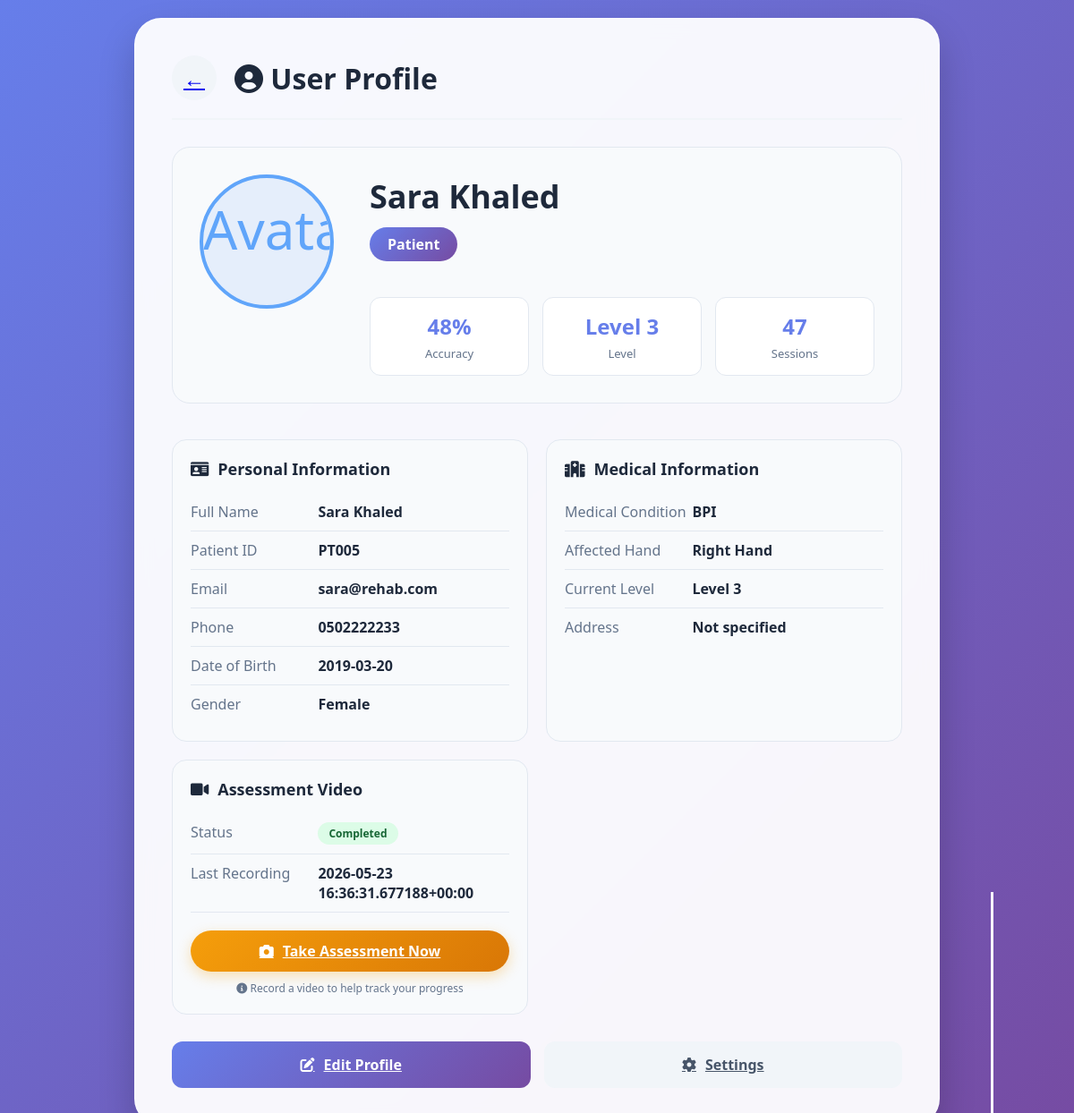
The page /profile/ (signed in) on the database its author committed.
### api/models.py (models this page shows, shortened)
class Users(models.Model):
    id = models.AutoField(primary_key=True)
    name = models.CharField(max_length=100)
    email = models.CharField(unique=True, max_length=100)
    password = models.CharField(max_length=255)
    role = models.CharField(max_length=10)
    phone = models.CharField(max_length=20)
    avatar = models.CharField(max_length=255)
    is_active = models.IntegerField(blank=True, null=True)
    last_login = models.TextField(blank=True, null=True)
    created_at = models.TextField(blank=True, null=True)
    updated_at = models.TextField(blank=True, null=True)
    class Meta:
        managed = False
        db_table = 'users'

class Patients(models.Model):
    user = models.OneToOneField(Users, models.DO_NOTHING)
    patient_id = models.TextField(unique=True)
    date_of_birth = models.TextField()
    gender = models.TextField()
    medical_condition = models.TextField()
    therapy_type = models.TextField()
    current_level = models.IntegerField(blank=True, null=True)
    assigned_doctor_id = models.IntegerField(blank=True, null=True)
    emergency_contact_name = models.TextField(blank=True, null=True)
    emergency_contact_phone = models.TextField(blank=True, null=True)
    address = models.TextField(blank=True, null=True)
    city = models.TextField(blank=True, null=True)
    country = models.TextField(blank=True, null=True)
    shoulder_strength = models.IntegerField(blank=True, null=True)
    shoulder_external_strength = models.IntegerField(blank=True, null=True)
    elbow_strength = models.IntegerField(blank=True, null=True)
    grip_strength = models.IntegerField(blank=True, null=True)
    affected_hand = models.TextField()
    photo_url = models.TextField(blank=True, null=True)
    has_assessment_video = models.IntegerField(blank=True, null=True, default=0)
    assessment_date = models.TextField(blank=True, null=True)
    class Meta:
        managed = False
        db_table = 'patients'

### api/views.py (the view)
# urls.py: path('profile/', views.profile, name='profile'),
def profile(request):
    user_id = request.session.get('user_id')
    if not user_id:
        return redirect('/gamer-login/')
    try:
        user = Users.objects.get(id=user_id)
    except Users.DoesNotExist:
        return redirect('/gamer-login/')
    context = {'user': user, 'role': user.role}
    if user.role == 'doctor':
        try:
            doctor = Doctors.objects.get(user=user)
        except Doctors.DoesNotExist:
            doctor = None
        patient_count = Patients.objects.filter(
            assigned_doctor_id=user.id
        ).count()
        total_sessions = GameSessions.objects.filter(
            patient__assigned_doctor_id=user.id
        ).count()
        context.update({
            'doctor': doctor,
            'patient_count': patient_count,
            'total_sessions': total_sessions,
        })
    else:
        try:
            patient = Patients.objects.get(user=user)
        except Patients.DoesNotExist:
            patient = None
        from django.db.models import Avg, Count
        stats = GameSessions.objects.filter(
            patient__user=user
        ).aggregate(
            avg_accuracy=Avg('accuracy'),
            total_sessions=Count('id'),
        )
        avg_accuracy = stats['avg_accuracy']
        accuracy_display = (
            f"{round(avg_accuracy)}%" if avg_accuracy is not None else "0%"
        )
        context.update({
            'patient': patient,
            'accuracy_display': accuracy_display,
            'total_sessions': stats['total_sessions'] or 0,
        })
    return render(request, 'profile.html', context)

### templates/profile.html (shortened to what this page needs)
{% load static %}
<!DOCTYPE html>
<html lang="en">
<head>
    <link rel="stylesheet" href="https://cdnjs.cloudflare.com/ajax/libs/font-awesome/6.0.0-beta3/css/all.min.css">
    <link rel="stylesheet" href="{% static 'css/style.css' %}">
</head>
<body>
    <div class="profile-container">
        <div class="profile-header">
            {% if role == 'doctor' %}
                <a class="back-btn" href="{% url 'doctor_dashboard' %}">←</a>
            {% else %}
                <a class="back-btn" href="{% url 'patient_dashboard' %}">←</a>
            {% endif %}
            <h2><i class="fas fa-user-circle"></i> User Profile</h2>
        </div>
        <div class="profile-card">
            <div class="profile-avatar-large">
                {% if user.avatar and user.avatar != 'default-avatar.png' %}
                    <img src="{{ user.avatar }}" alt="Avatar">
                {% else %}
                    <i class="fas fa-user-circle"></i>
                {% endif %}
            </div>
            <div class="profile-info">
                <div class="profile-name">{{ user.name }}</div>
                <div class="profile-role">{{ role|capfirst }}</div>
                <div class="profile-stats">
                    {% if role == 'doctor' %}
                        <div class="stat-box">
                            <div class="stat-value">{{ patient_count }}</div>
                            <div class="stat-label">Patients</div>
                        </div>
                        <div class="stat-box">
                            <div class="stat-value">{% if doctor.experience %}{{ doctor.experience }} yrs{% else %}—{% endif %}</div>
                            <div class="stat-label">Experience</div>
                        </div>
                        <div class="stat-box">
                            <div class="stat-value">{{ total_sessions }}</div>
                            <div class="stat-label">Sessions</div>
                        </div>
                    {% else %}
                        <div class="stat-box">
                            <div class="stat-value">{{ accuracy_display }}</div>
                            <div class="stat-label">Accuracy</div>
                        </div>
                        <div class="stat-box">
                            <div class="stat-value">Level {% if patient %}{{ patient.current_level|default:"0" }}{% else %}0{% endif %}</div>
                            <div class="stat-label">Level</div>
                        </div>
                        <div class="stat-box">
                            <div class="stat-value">{{ total_sessions }}</div>
                            <div class="stat-label">Sessions</div>
                        </div>
                    {% endif %}
                </div>
            </div>
        </div>
        <div class="info-grid">
            <div class="info-card">
                <h3><i class="fas fa-id-card"></i> Personal Information</h3>
                <div class="info-row">
                    <span class="info-label">Full Name</span>
                    <span class="info-value">{{ user.name }}</span>
                </div>
                <div class="info-row">
                    <span class="info-label">{% if role == 'doctor' %}Doctor ID{% else %}Patient ID{% endif %}</span>
                    <span class="info-value">
                        {% if role == 'doctor' %}
                            {% if doctor %}{{ doctor.doctor_id }}{% else %}—{% endif %}
                        {% else %}
                            {% if patient %}{{ patient.patient_id }}{% else %}—{% endif %}
                        {% endif %}
                    </span>
                </div>
                <div class="info-row">
                    <span class="info-label">Email</span>
                    <span class="info-value">{{ user.email }}</span>
                </div>
                <div class="info-row">
                    <span class="info-label">Phone</span>
                    <span class="info-value">{{ user.phone|default:"Not specified" }}</span>
                </div>
                {% if role == 'patient' %}
                <div class="info-row">
                    <span class="info-label">Date of Birth</span>
                    <span class="info-value">{% if patient and patient.date_of_birth %}{{ patient.date_of_birth }}{% else %}Not specified{% endif %}</span>
                </div>
                <div class="info-row">
                    <span class="info-label">Gender</span>
                    <span class="info-value">{% if patient and patient.gender %}{{ patient.gender|capfirst }}{% else %}Not specified{% endif %}</span>
                </div>
                {% endif %}
            </div>
            {% if role == 'patient' %}
            <div class="info-card">
                <h3><i class="fas fa-hospital"></i> Medical Information</h3>
                <div class="info-row">
                    <span class="info-label">Medical Condition</span>
                    <span class="info-value">{% if patient %}{{ patient.medical_condition|default:"Not specified" }}{% else %}Not specified{% endif %}</span>
                </div>
                <div class="info-row">
                    <span class="info-label">Affected Hand</span>
                    <span class="info-value">{% if patient and patient.affected_hand %}{{ patient.affected_hand|capfirst }} Hand{% else %}Not specified{% endif %}</span>
                </div>
                <div class="info-row">
                    <span class="info-label">Current Level</span>
                    <span class="info-value">Level {% if patient %}{{ patient.current_level|default:"0" }}{% else %}0{% endif %}</span>
                </div>
                <div class="info-row">
                    <span class="info-label">Address</span>
                    <span class="info-value">{% if patient and patient.address %}{{ patient.address }}{% if patient.city %}, {{ patient.city }}{% endif %}{% if patient.country %}, {{ patient.country }}{% endif %}{% else %}Not specified{% endif %}</span>
                </div>
            </div>
            {% endif %}
            {% if role == 'patient' %}
            <div class="info-card">
                <h3><i class="fas fa-video"></i> Assessment Video</h3>
                <div class="info-row">
                    <span class="info-label">Status</span>
                    <span class="info-value">
                        {% if patient and patient.has_assessment_video == 1 %}
                            <span class="status-badge completed">Completed</span>
                        {% else %}
                            <span class="status-badge pending">Not Completed</span>
                        {% endif %}
                    </span>
                </div>
                <div class="info-row">
                    <span class="info-label">Last Recording</span>
                    <span class="info-value">{% if patient and patient.assessment_date %}{{ patient.assessment_date }}{% else %}Never{% endif %}</span>
                </div>
                <div style="margin-top: 20px; text-align: center;">
                    <a class="btn-assessment" href="{% url 'capture_video' %}">
                        <i class="fas fa-camera"></i> Take Assessment Now
                    </a>
                    <p style="color: #64748b; font-size: 12px; margin-top: 10px;">
                        <i class="fas fa-info-circle"></i> Record a video to help track your progress
                    </p>
                </div>
            </div>
            {% endif %}
        </div>
        <div class="action-buttons">
            {% if role == 'doctor' %}
                <a class="btn-edit" href="{% url 'edit_doctor_profile' %}">
                    <i class="fas fa-edit"></i> Edit Profile
                </a>
            {% else %}
                <a class="btn-edit" href="{% url 'edit_patient_profile' %}">
                    <i class="fas fa-edit"></i> Edit Profile
                </a>
            {% endif %}
            <a class="btn-settings" href="{% url 'settings' %}">
                <i class="fas fa-cog"></i> Settings
            </a>
        </div>
    </div>
</body>
</html>

### static/css/style.css (style rules this page uses)
.status-badge { padding: 6px 12px; border-radius: 20px; font-size: 12px; font-weight: 600; display: inline-block; }
.status-badge.completed { background: #dcfce7; color: #166534; }

### templates/profile.html (style rules this page uses)
* { margin: 0; padding: 0; box-sizing: border-box; font-family: 'Segoe UI', Tahoma, Geneva, Verdana, sans-serif; }
body { background: linear-gradient(135deg, #667eea 0%, #764ba2 100%); min-height: 100vh; display: flex; justify-content: center; align-items: center; padding: 20px; }
.profile-container { max-width: 900px; width: 100%; background: rgba(255, 255, 255, 0.95); border-radius: 30px; padding: 40px; box-shadow: 0 20px 40px rgba(0, 0, 0, 0.2); backdrop-filter: blur(10px); border: 2px solid rgba(255, 255, 255, 0.2); }
.profile-header { display: flex; align-items: center; gap: 20px; margin-bottom: 30px; padding-bottom: 20px; border-bottom: 2px solid #f1f5f9; }
.back-btn { width: 50px; height: 50px; background: #f1f5f9; border: none; border-radius: 50%; font-size: 24px; cursor: pointer; transition: all 0.3s; display: flex; align-items: center; justify-content: center; }
.profile-header h2 { color: #1e293b; font-size: 32px; font-weight: 700; }
.profile-card { display: flex; gap: 40px; margin-bottom: 40px; padding: 30px; background: #f8fafc; border-radius: 20px; border: 1px solid #e2e8f0; }
.profile-avatar-large { width: 150px; height: 150px; background: rgba(59, 130, 246, 0.1); border-radius: 50%; display: flex; align-items: center; justify-content: center; font-size: 60px; color: #60a5fa; border: 4px solid #60a5fa; overflow: hidden; }
.profile-avatar-large img { width: 100%; height: 100%; object-fit: cover; }
.profile-info { flex: 1; }
.profile-name { font-size: 36px; font-weight: 700; color: #1e293b; margin-bottom: 10px; }
.profile-role { display: inline-block; padding: 8px 20px; background: linear-gradient(135deg, #667eea, #764ba2); color: white; border-radius: 30px; font-weight: 600; margin-bottom: 20px; }
.profile-stats { display: grid; grid-template-columns: repeat(3, 1fr); gap: 15px; margin-top: 20px; }
.stat-box { background: white; padding: 15px; border-radius: 12px; text-align: center; border: 1px solid #e2e8f0; }
.stat-value { font-size: 24px; font-weight: 700; color: #667eea; margin-bottom: 5px; }
.stat-label { color: #64748b; font-size: 13px; }
.info-grid { display: grid; grid-template-columns: repeat(2, 1fr); gap: 20px; margin-bottom: 30px; }
.info-card { background: #f8fafc; padding: 20px; border-radius: 16px; border: 1px solid #e2e8f0; }
.info-card h3 { color: #1e293b; font-size: 18px; margin-bottom: 15px; display: flex; align-items: center; gap: 10px; }
.info-row { display: flex; padding: 10px 0; border-bottom: 1px solid #e2e8f0; }
.info-row:last-child { border-bottom: none; }
.info-label { width: 40%; color: #64748b; font-weight: 500; }
.info-value { width: 60%; color: #1e293b; font-weight: 600; }
.btn-assessment { background: linear-gradient(135deg, #f59e0b, #d97706); color: white; border: none; padding: 12px 25px; border-radius: 50px; font-size: 16px; font-weight: 600; cursor: pointer; display: inline-flex; align-items: center; justify-content: center; gap: 10px; transition: all 0.3s; box-shadow: 0 5px 15px rgba(245, 158, 11, 0.3); width: 100%; }
.status-badge { padding: 4px 12px; border-radius: 20px; font-size: 12px; font-weight: 600; }
.status-badge.completed { background: #dcfce7; color: #166534; }
.action-buttons { display: flex; gap: 15px; margin-top: 30px; }
.btn-edit, .btn-settings { flex: 1; padding: 15px; border: none; border-radius: 12px; font-size: 16px; font-weight: 600; cursor: pointer; transition: all 0.3s; display: flex; align-items: center; justify-content: center; gap: 10px; }
.btn-edit { background: linear-gradient(135deg, #667eea, #764ba2); color: white; }
.btn-settings { background: #f1f5f9; color: #475569; }

### rows shown on the page
Users: name "Sara Khaled", role "Patient", email "sara@rehab.com", phone "0502222233"
Patients: current_level "3", patient_id "PT005", date_of_birth "2019-03-20", gender "Female", medical_condition "BPI", affected_hand "Right", assessment_date "2026-05-23 16:36:31.677188+00:00"

### other values the page prints
{{ accuracy_display }} "48%"
{{ total_sessions }} "47"
